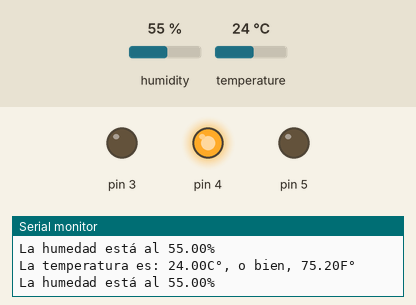
Simulated run of this sketch. Board: Arduino Uno, built with avr-gcc and run on an emulated ATmega328P. Shown: output pins drawn as LEDs (lit = HIGH), the last lines printed to the serial monitor. The inputs (shaded band) are chosen by the test bench; at power-on: temperature 24 °C, humidity 55 %.

Above: at 2.8 s.
2.9 s: temperature set to 26 °C
9.0 s: temperature set to 29 °C
At 11.6 s:
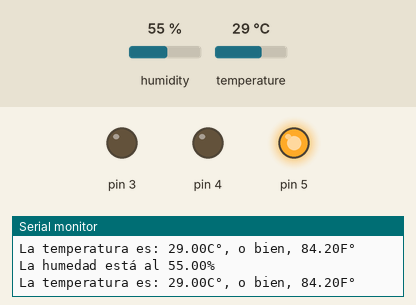
11.9 s: temperature set to 19 °C
At 13.8 s:
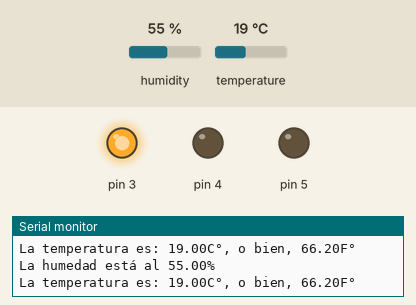
14.7 s: temperature set to 22 °C
At 18.0 s:
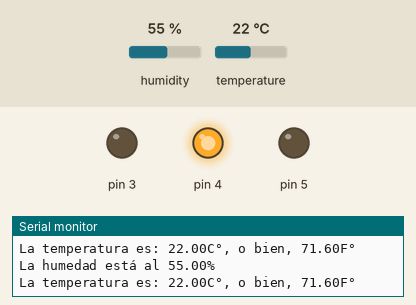
20.8 s: temperature set to 28 °C
At 23.3 s:
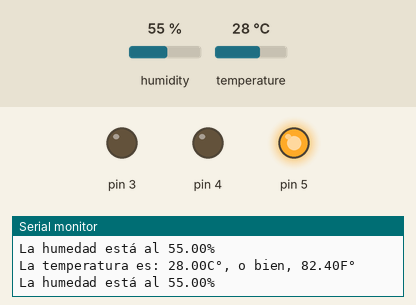
Timing chart, 0 to 24.8 s (numbered marks = the images above; inputs shaded):
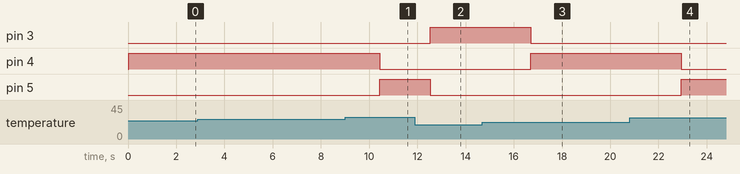

The sketch:

Practica15.ino
```cpp
#include <DHT.h>
#define DHTPIN 2
#define DHTTYPE DHT11

float gradosCelsius = 0;
float humedad = 0;
float gradosF = 0;
DHT dht(DHTPIN,DHTTYPE); //objeto DHT
void setup() {
  Serial.begin(9600);
  pinMode(3,OUTPUT);
  pinMode(4,OUTPUT);
  pinMode(5,OUTPUT);
  dht.begin(); //inicializamos el sensor

}

void loop() {
  gradosCelsius = dht.readTemperature(); //celsius
  humedad = dht.readHumidity(); //humedad
  gradosF = dht.readTemperature(true); //farenheit

  //se asegura de la lectura
  if(isnan(gradosCelsius) || isnan(humedad) || isnan(gradosF)){
    Serial.println("Error de lectura de datos");
    return;
  } else { //en caso de recibir información limpia, se imprime
  Serial.println("");
  Serial.print("La temperatura es: ");
  Serial.print(gradosCelsius);
  Serial.print("C°, o bien, ");
  Serial.print(gradosF);
  Serial.println("F°");
  Serial.print("La humedad está al ");
  Serial.print(humedad);
  Serial.println("%");
  }

  //encender un led si la temperatura es 18 -> 21
  if(gradosCelsius>=18.0 && gradosCelsius <21){
    digitalWrite(3,HIGH);
    digitalWrite(4,LOW);
    digitalWrite(5,LOW);
  } //el otro entre 15 y 25
  if(gradosCelsius>= 21.0 && gradosCelsius<28.0){
    digitalWrite(3,LOW);
    digitalWrite(4,HIGH);
    digitalWrite(5,LOW);
  }//finalmente, si es mayor a 25 un tercer led
  if(gradosCelsius>=28.0){
    digitalWrite(3,LOW);
    digitalWrite(4,LOW);
    digitalWrite(5,HIGH);
  }
}
```

Measured:
- the behaviour switches between 27 and 28 °C on temperature (found by bisection; images 0 and 1)
- the behaviour switches between 20 and 21 °C on temperature (found by bisection; images 2 and 3)
- after the input at 9.0 s, pin 4: HIGH → LOW after 1.4 s; pin 5: LOW → HIGH after 1.4 s
- after the input at 11.9 s, pin 3: LOW → HIGH after 0.63 s; pin 5: HIGH → LOW after 0.63 s
- after the input at 14.7 s, pin 3: HIGH → LOW after 2.0 s; pin 4: LOW → HIGH after 2.0 s
- after the input at 20.8 s, pin 4: HIGH → LOW after 2.1 s; pin 5: LOW → HIGH after 2.1 s
